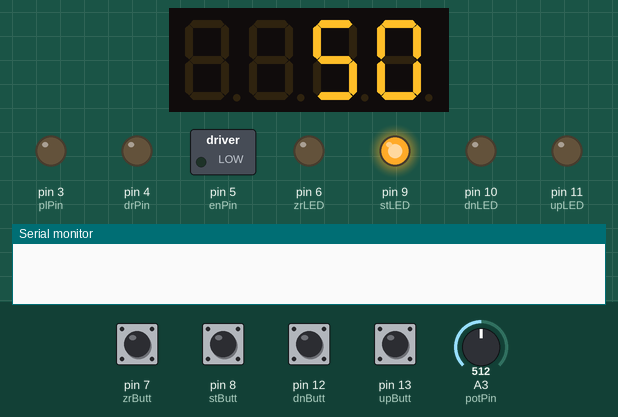
This sketch was run on a simulated Arduino Uno, built with avr-gcc and run on an emulated ATmega328P. Parts: 4-digit seven-segment display, switched loads named in the sketch (green lamp = pin HIGH), output pins drawn as LEDs (lit = HIGH), the last lines printed to the serial monitor. Inputs (shaded band) come from the test bench; at power-on: pin 7 (zrButt), pin 8 (stButt), pin 12 (dnButt), pin 13 (upButt) HIGH, A3 (potPin) = 512.

Above: at 1.4 s.
1.5 s: pin 12 (dnButt) pulled LOW for 0.15 s
At 1.66 s:
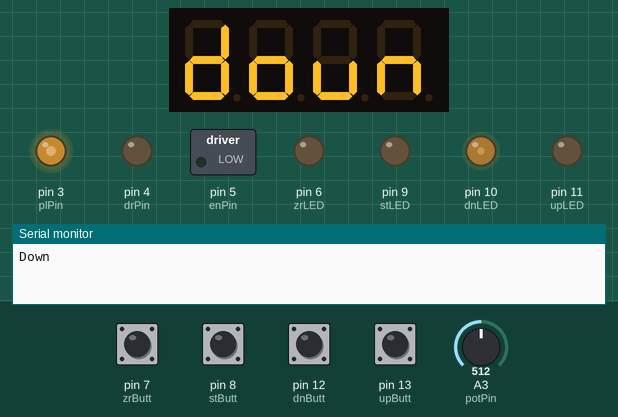
2.2 s: pin 8 (stButt) pulled LOW for 0.15 s
At 2.49 s:
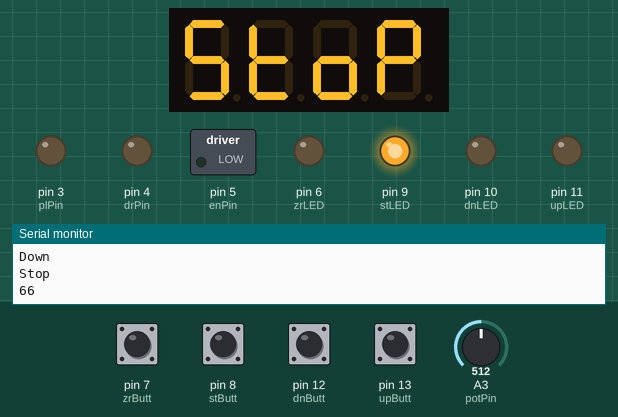
4.2 s: pin 13 (upButt) pulled LOW for 0.15 s
At 4.37 s:
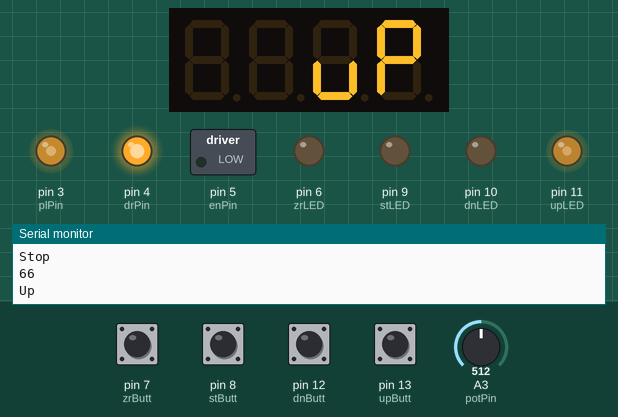
4.9 s: A3 (potPin) set to 490
At 7.6 s:
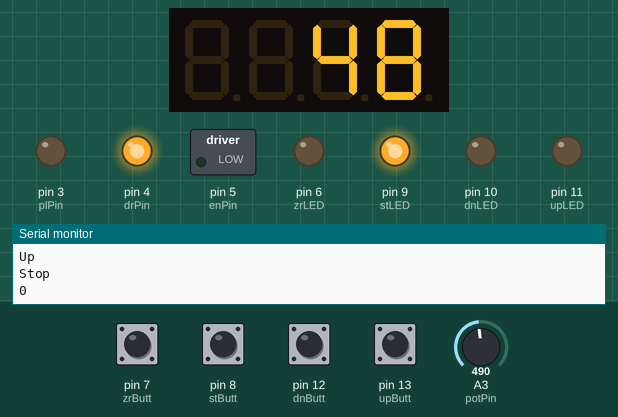
7.9 s: pin 7 (zrButt) pulled LOW for 1 s
At 8.5 s:
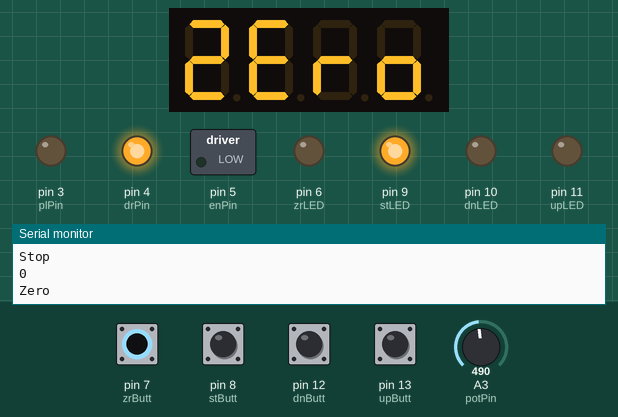
10.8 s: pin 12 (dnButt) pulled LOW for 1 s
At 10.96 s:
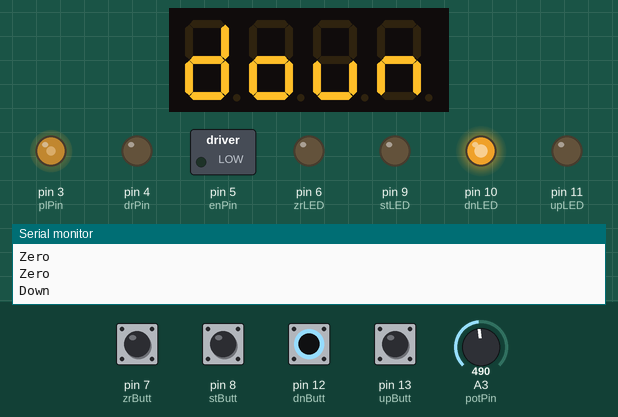
Timing chart, 0 to 15.3 s (numbered marks = the images above; inputs shaded):
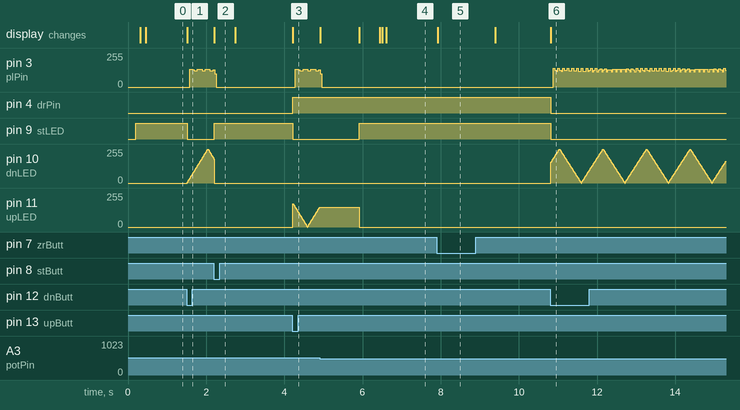

Measured:
- after the input at 1.5 s, pin 9 (stLED): HIGH → LOW at once; pin 10 (dnLED): rises from 0/255 to 255/255 in 0.53 s, then falls to 180/255 in 0.16 s; the display: changes at once (image 1)
- after the input at 2.2 s, pin 9 (stLED): LOW → HIGH at once; the display: changes at once (image 2)
- after the input at 4.2 s, pin 4 (drPin): LOW → HIGH at once; pin 9 (stLED): HIGH → LOW at once; the display: changes at once (image 3)
- after the input at 7.9 s, the display: changes at once (image 5)

The sketch:

Stepper_Motor_Box.ino
```cpp
// Libraries to use Adafruit seven segment backpack
#include <Wire.h>
#include "Adafruit_LEDBackpack.h"

// INPUT VARIABLES
const int potPin = A3; // Potentiometer pin to set speed
const int dnButt = 12; // Down button pin
const int stButt = 8;  // Stop button pin
const int upButt = 13; // Up button pin
const int zrButt = 7;  // Zero button pin
bool dnState = 0;
bool stState = 1;
bool upState = 0;
bool zrState = 0;
bool lastDnState = 0;
bool lastStState = 0;
bool lastUpState = 0;
bool lastZrState = 0;

// OUTPUT VARIABLES:
const int dnLED = 10; // Down button LED pin
const int stLED = 9;  // Stop button LED pin
const int upLED = 11; // Up button LED pin
const int zrLED = 6;  // Zero button LED pin

// MOTOR VARIABLES
const int enPin = 5; // Stepper driver enable pin
const int drPin = 4; // Stepper driver direction pin
const int plPin = 3; // Stepper driver pulse pin
int maxMotorSpeed = 500;   // Small amount of time low/high for motor pulses
int minMotorSpeed = 10000; // Largest amount of time low/high for motor pulses
int motorSpeed = 0;        // Variable that stores the speed set by the potentiometer
int motorSpeedPerc = 0;
int stepCount = 0;

// POT VARIABLES
int potVal = 0;
int lastPotVal = 0;
const int numReadings = 10; // running average size
int readIndex = 0;          // the index of the current reading
int total = 0;              // the running total
int average = 0;            // the average
int readings[numReadings];  // the readings from the analog input

Adafruit_7segment matrix = Adafruit_7segment();

// FADE VARIABLES
// define directions for LED fade
#define UP 0
#define DOWN 1
// constants for min and max PWM
const int minPWM = 0;
const int maxPWM = 255;
// State Variable for Fade Direction
byte fadeDirection = UP;
// Global Fade Value
// but be bigger than byte and signed, for rollover
int fadeValue = 0;
// How smooth to fade?
byte fadeIncrement = 5;
// millis() timing Variable, just for fading
unsigned long previousFadeMillis;
// How fast to increment?
int fadeInterval = 10;

void setup() {
  // Start serial and seven segment display
  Serial.begin(9600);
  delay(200);
  matrix.begin(0x70);

  // Input pins
  pinMode(potPin, INPUT);
  pinMode(dnButt, INPUT_PULLUP);
  pinMode(stButt, INPUT_PULLUP);
  pinMode(upButt, INPUT_PULLUP);
  pinMode(zrButt, INPUT_PULLUP);

  // Output pins
  pinMode(dnLED, OUTPUT);
  pinMode(stLED, OUTPUT);
  pinMode(upLED, OUTPUT);
  pinMode(zrLED, OUTPUT);
  digitalWrite(stLED, HIGH);
  pinMode(plPin, OUTPUT);
  pinMode(drPin, OUTPUT);
  pinMode(enPin, OUTPUT);
}

void loop() {
  // Check for button presses
  checkButtons();
  // Read potentiometer to set motor speed
  readPot();
  matrix.println(motorSpeedPerc);
  matrix.writeDisplay();

  // DOWN
  // When down button is pressed
  if (dnState && dnState != lastDnState) {
    Serial.println("Down");
    matrix.println("down");
    matrix.writeDisplay();
    digitalWrite(stLED, LOW);
    digitalWrite(drPin, LOW);
    digitalWrite(enPin, LOW);
    // Move motor DOWN continuously until stop button pressed
    while (1) {
      unsigned long currentMillis = millis();
      doTheFade(currentMillis, dnLED);
      // Move the motor
      digitalWrite(plPin, HIGH);
      delayMicroseconds(motorSpeed);
      digitalWrite(plPin, LOW);
      delayMicroseconds(motorSpeed);
      stepCount++;
      if (!digitalRead(stButt)){
        analogWrite(dnLED, 0);
        stopMotor();
        break;
      }
    }
  }

  // STOP
  // When stop button is pressed, stop motor movement
  else if (stState && stState != lastStState) {
    stopMotor();
  }

  // UP (return to home position)
  // When up button is pressed and the motor is at the bottom of it's travel
  else if (upState && upState != lastUpState && stepCount > 0) {
    Serial.println("Up");
    matrix.println("  up");
    matrix.writeDisplay();
    digitalWrite(drPin, HIGH);
    digitalWrite(enPin, LOW);
    digitalWrite(stLED, LOW);
    // Move motor UP continuously until stop button pressed
    while (1) {
      unsigned long currentMillis = millis();
      doTheFade(currentMillis, upLED);
      // Move the motor
      digitalWrite(plPin, HIGH);
      delayMicroseconds(motorSpeed);
      digitalWrite(plPin, LOW);
      delayMicroseconds(motorSpeed);
      stepCount--;
      if (!digitalRead(stButt) || stepCount == 0){
        matrix.println("home");
        matrix.writeDisplay();
        delay(1000);
        analogWrite(upLED, LOW);
        stopMotor();
        break;
      }
    }
  }

  // UP (beyond home position)
  // When up button is pressed and the motor is already at home
  else if (upState && upState != lastUpState && stepCount == 0) {
    Serial.println("Up");
    matrix.println("  up");
    matrix.writeDisplay();
    digitalWrite(drPin, HIGH);
    digitalWrite(enPin, LOW);
    digitalWrite(stLED, LOW);
    // Move motor UP continuously until stop button pressed
    while (1) {
      unsigned long currentMillis = millis();
      doTheFade(currentMillis, upLED);
      // Move the motor
      digitalWrite(plPin, HIGH);
      delayMicroseconds(motorSpeed);
      digitalWrite(plPin, LOW);
      delayMicroseconds(motorSpeed);
      if (!digitalRead(stButt)){
        analogWrite(upLED, LOW);
        stopMotor();
        stepCount = 0;
        break;
      }
    }
  }

  // ZERO
  // Reset the step counter variable to set a home position to return to when motor moves up
  else if (zrState && zrState != lastZrState) {
    Serial.println("Zero");
    matrix.println("zero");
    matrix.writeDisplay();
    stepCount = 0;
    for (int i = 0; i < 255; i = i + 5) {
      analogWrite(zrLED, i);
      delay(2);
    }
    for (int i = 255; i > 0; i = i - 5) {
      analogWrite(zrLED, i);
      delay(2);
    }
    analogWrite(zrLED, 0);
    delay(500);
  }
  delay(25);
}

/*
 * Reads each button input to check if they've been pressed
 * If pressed sets a boolean state variable
 */
void checkButtons() {
  dnState = !digitalRead(dnButt);
  stState = !digitalRead(stButt);
  upState = !digitalRead(upButt);
  zrState = !digitalRead(zrButt);
}

/*
 * Average analog readings and set the motor speed. Store it as a percentage.
 */
void readPot() {
  total = total - readings[readIndex];
  readings[readIndex] = analogRead(potPin);
  total = total + readings[readIndex];
  readIndex = readIndex + 1;
  if (readIndex >= numReadings) {
    readIndex = 0;
  }
  potVal = total / numReadings;
  lastPotVal = potVal;
  motorSpeed = map(potVal, 0, 1023, minMotorSpeed, maxMotorSpeed);
  motorSpeedPerc = map(motorSpeed, minMotorSpeed, maxMotorSpeed, 0, 101);
  if (motorSpeedPerc == 101){
    motorSpeedPerc = 100;
  }
}

/*
 * Stops the stepper motor from spinning and resets last up/down state so up/down can be pressed again
 */
void stopMotor(){
  Serial.println("Stop");
  Serial.println(stepCount);
  // STOP MOTOR HERE
  matrix.println("stop");
  matrix.writeDisplay();
  // digitalWrite(enPin, HIGH); //uncomment if disabling the motor when stopped is desired
  digitalWrite(stLED, HIGH);
  delay(500);
  lastDnState = false;
  lastUpState = false;
}

/*
 * Fade an LED up and down using millis so other tasks can be done at the same time
 */
void doTheFade(unsigned long thisMillis, int LED) {
  // is it time to update yet?
  // if not, nothing happens
  if (thisMillis - previousFadeMillis >= fadeInterval) {
    // yup, it's time!
    if (fadeDirection == UP) {
      fadeValue = fadeValue + fadeIncrement;
      if (fadeValue >= maxPWM) {
        // At max, limit and change direction
        fadeValue = maxPWM;
        fadeDirection = DOWN;
      }
    } else {
      //if we aren't going up, we're going down
      fadeValue = fadeValue - fadeIncrement;
      if (fadeValue <= minPWM) {
        // At min, limit and change direction
        fadeValue = minPWM;
        fadeDirection = UP;
      }
    }
    // Only need to update when it changes
    analogWrite(LED, fadeValue);
    // reset millis for the next iteration (fade timer only)
    previousFadeMillis = thisMillis;
  }
}
```
